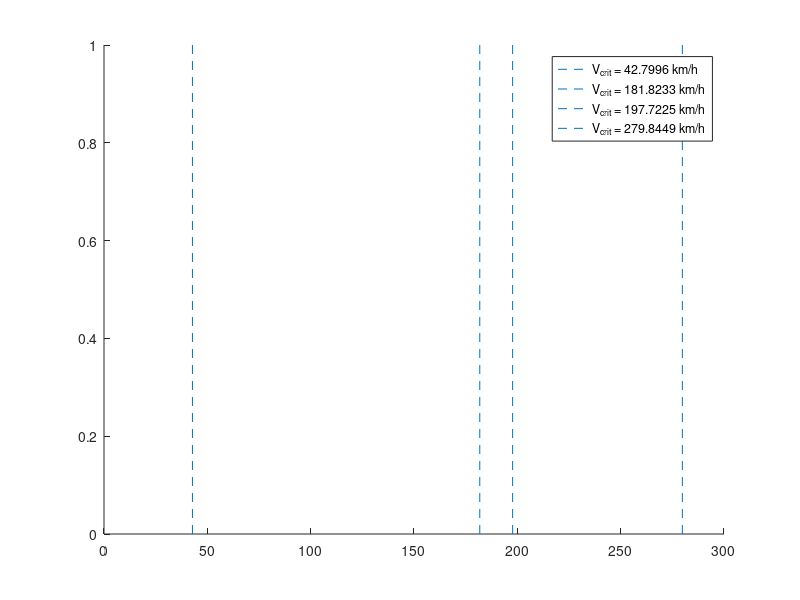

Source code (MATLAB):
% Parameters
m1 = 600; m2 = 45; m3 = 45; J = 1020; L = 2.5; p = 0.52;
k1 = 500e3; k2 = 20e3; k3 = 20e3;

% Mass matrix
M = diag([m1, m2, m3, J]);

% Stiffness matrix
K = [k1+k2, -k2, -k3, (1-p)*L*k2;
    -k2, k2, 0, -p*L*k2;
    -k3, 0, k3, 0;
    (1-p)*L*k2, -p*L*k2, 0, (p*L)^2*k2 + (1-p)*L*k3];

% Eigenvalue problem
[eigenvectors, eigenvalues] = eig(K, M);
eigenfrequencies = sqrt(diag(eigenvalues)) / (2 * pi); % Convert to Hz

% Display the eigenfrequencies
disp('Eigenfrequencies (Hz):');
disp(eigenfrequencies);

% Critical speeds
lambda = 16; % Wavelength of road profile (m)
Vcrit = lambda * eigenfrequencies; % Critical speed in m/s
Vcrit_kmh = Vcrit * 3.6; % Convert to km/h

fprintf('Critical speeds (km/h):\n');
disp(Vcrit_kmh);

% Plot the critical speeds on the previous graph
hold on;
yLimits = ylim; % Get current y-axis limits
for i = 1:length(Vcrit_kmh)
    line([Vcrit_kmh(i) Vcrit_kmh(i)], yLimits, 'LineStyle', '--', 'DisplayName', ['V_{crit} = ' num2str(Vcrit_kmh(i)) ' km/h']);
end
legend show;

% Report the Eigenvectors
disp('Eigenvectors:');
disp(eigenvectors);